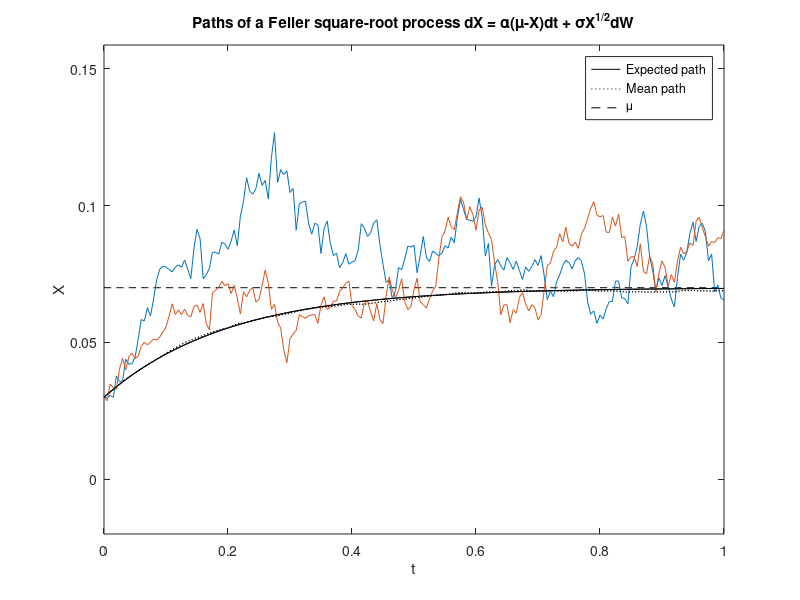
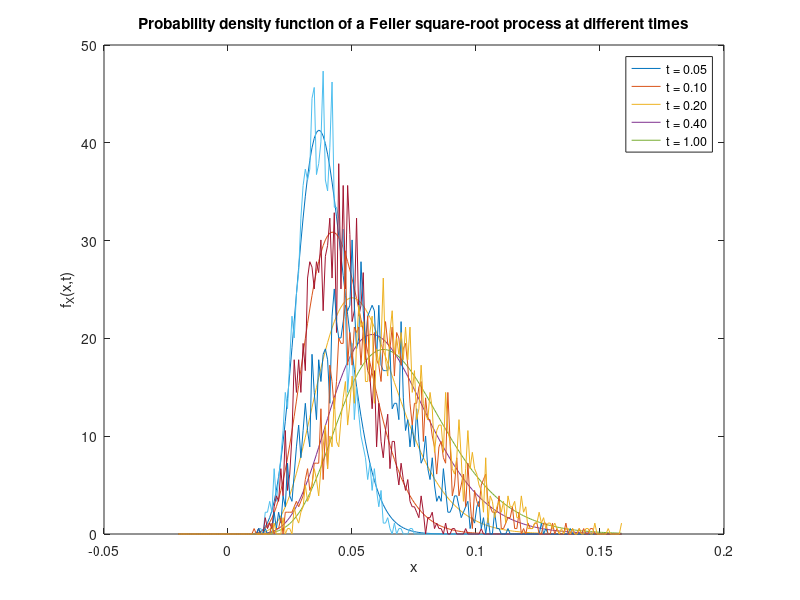

Write MATLAB code to recreate these figures, in order.
%% Monte Carlo simulation of the Feller square-root process
% dX = alpha*(mu-X)*dt + sigma*sqrt(X)*dW
% Used in the Cox-Ingersoll-Ross model and in the Heston stochastic volatility model

% Define parameters and time grid
clear variables % clear all variables from workspace
npaths = 2000; % number of paths
T = 1; % time horizon
nsteps = 200; % number of time steps
dt = T/nsteps; % time step
t = 0:dt:T; % observation times
alpha = 5; mu = 0.07; sigma = 0.265; % model parameters
%alpha = 5; mu = 0.03; sigma = 0.8; % model parameters
X0 = 0.03; % initial value
Feller_ratio = 2*alpha*mu/sigma^2 % for monitoring

%% Monte Carlo

% Allocate and initialise all paths
X = [X0*ones(1,npaths);zeros(nsteps,npaths)];

tic
% Euler-Maruyama
N = randn(nsteps,npaths); % sample standard normal random numbers
a = sigma^2/alpha*(exp(-alpha*dt)-exp(-2*alpha*dt)); % with analytic moments
b = mu*sigma^2/(2*alpha)*(1-exp(-alpha*dt))^2; % with analytic moments
for i = 1:nsteps % compute and accumulate the increments
   %X(i+1,:) = X(i,:) + alpha*(mu-X(i,:))*dt + sigma*sqrt(X(i,:)*dt).*N(i,:); % plain
    X(i+1,:) = mu+(X(i,:)-mu)*exp(-alpha*dt) + sqrt(a*X(i,:)+b).*N(i,:); % with analytic moments
   %if X(i+1,:) < 0
   %   X(i+1,:) = 0;
   %end
   %X(i+1,:) = X(i+1,:).*(X(i+1,:)>=0);
    X(i+1,:) = max(X(i+1,:),zeros(1,npaths));
end

% Exact method
% d = 4*alpha*mu/sigma^2; % degrees of freedom of the non-central chi square distribution
% k = sigma^2*(1-exp(-alpha*dt))/(4*alpha);
% for i = 1:nsteps % compute and accumulate the increments
%    lambda = 4*alpha*X(i,:)/(sigma^2*(exp(alpha*dt)-1));
%   %X(i+1,:) = icdf('ncx2',rand(1,npaths),d,lambda)*k; i % 80000 times slower than EM
%    X(i+1,:) = ncx2rnd(d,lambda,1,npaths)*k; % 40 times slower than EM
% end
toc

%% Expected, mean and sample paths
close all
figure(1)
EX = mu + (X0-mu)*exp(-alpha*t); % expected path
plot(t,EX,'k',t,mean(X,2),':k',t,mu*ones(size(t)),'k--',t,X(:,1:1000:end),t,EX,'k',t,mean(X,2),':k')
legend('Expected path','Mean path','\mu')
xlabel('t')
ylabel('X')
sdevinfty = sigma*sqrt(mu/(2*alpha));
ylim([-0.02 mu+4*sdevinfty])
title('Paths of a Feller square-root process dX = \alpha(\mu-X)dt + \sigmaX^{1/2}dW')
print('-dpng','fsrppaths.png')

%% Probability density function at different times
t2 = [0.05 0.1 0.2 0.4 1];
x = linspace(-0.02,mu+4*sdevinfty,200);
k = sigma^2*(1-exp(-alpha*t2))/(4*alpha);
d = 4*alpha*mu/sigma^2;
lambda = 4*alpha*X0./(sigma^2*(exp(alpha*t2)-1)); % non-centrality parameter
fa = zeros(length(x),length(t2)); % analytical
fs = zeros(length(x),length(t2)); % sampled
for i = 1:length(t2)
    fa(:,i) = pdf('ncx2',x/k(i),d,lambda(i))/k(i);
    fs(:,i) = hist(X(t2(i)*nsteps,:),x)/(npaths*(x(2)-x(1)));
end
figure(2)
plot(x,fa,x,fs)
xlabel('x')
ylabel('f_X(x,t)')
legend('t = 0.05','t = 0.10','t = 0.20','t = 0.40','t = 1.00')
title('Probability density function of a Feller square-root process at different times')
print('-dpng','fsrpdensities.png')
